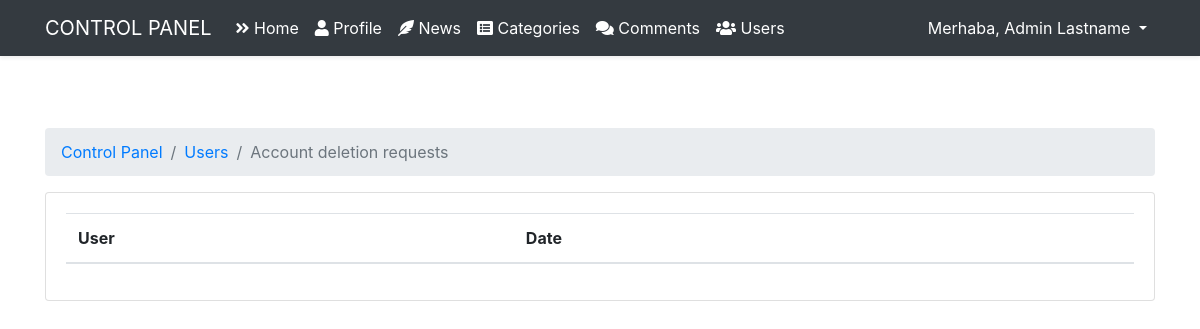
Page /admin/user/request (signed in) on the earlier database version.
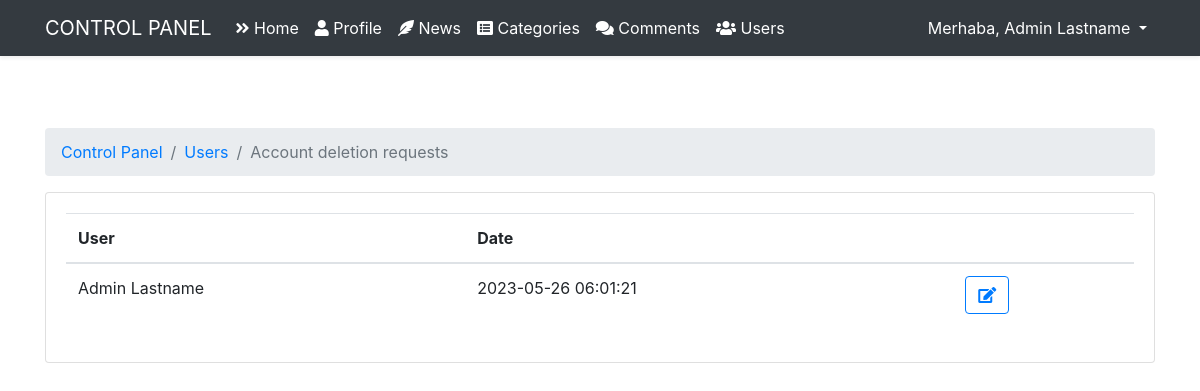
Same page on the later database version.
### tables this page shows
CREATE TABLE `requests` (
  `id` int(11) NOT NULL,
  `user_id` int(11) NOT NULL,
  `date` datetime NOT NULL DEFAULT current_timestamp()
);

### core/Router.php (called while the page is built, shortened)
<?php
class Router
{
    public Request $request;
    protected array $routes = [];
    public function __construct(Request $request)
    {
        $this->request = $request;
    }
    public function get($path, $callback)
    {
        $this->routes['get'][$path] = $callback;
    }
    public function post($path, $callback)
    {
        $this->routes['post'][$path] = $callback;
    }
    public function resolve()
    {
        $path = $this->request->getPath();
        $method = $this->request->method();
        $callback = $this->routes[$method][$path] ?? false;
        if (is_array($callback)) {
            $controller = new $callback[0]();
            $controller->action = $callback[1];
            $callback[0] = $controller;
        }
        return call_user_func($callback, $this->request);
    }
    public function view(string $view, ?string $title = null, array $data = [])
    {
        require_once __DIR__ . "/../resources/views/$view.php";
        return ob_get_clean();
    }
}

### core/Controller.php (called while the page is built, shortened)
<?php
abstract class Controller
{
    public static function view(string $view, ?string $title = null, array $data = [])
    {
        return Application::$app->router->view($view, $title, $data);
    }
}

### app/Controllers/Admin/UserRequestController.php (called while the page is built, shortened)
<?php
class UserRequestController extends Controller
{
    public function index()
    {
        $user_requests = array_reverse(UserRequest::all());
        for ($i=0; $i < count($user_requests); $i++) {
            $user = (new UserRequest())->getUser($user_requests[$i]['user_id']);
            $user_requests[$i]['user'] = $user['name'] . " " . $user['lastname'];
        }
        return $this->view('auth/admin/user-request', 'Account deletion requests', compact('user_requests'));
    }
}

### public/index.php (called while the page is built, shortened)
<?php
$app = new Application();
$app->run();

### core/DB.php (called while the page is built, shortened)
<?php
class DB
{
    public static function connection()
    {
        $env = parse_ini_file(__DIR__ . '/../.env');
        $host = $env['DB_HOST'];
        $database = $env['DB_DATABASE'];
        $username = $env['DB_USERNAME'];
        $password = $env['DB_PASSWORD'];
        try {
            $dsn = "mysql:host=$host; dbname=$database;";
            $pdo = new PDO($dsn, $username, $password);
            return $pdo;
        } catch (PDOException $e) {
            echo "Database error " . $e->getMessage();
            Logger::emergency('Failed to connect to the database.', [false]);
            exit();
        }
    }
    public static function table(string $table)
    {
        $db = self::connection();
        $stm = $db->prepare("SELECT * FROM $table");
        $stm->execute();
        return $stm->fetchAll(PDO::FETCH_ASSOC);
    }
    public static function find(string $table, mixed $id)
    {
        $db = self::connection();
        $stm = $db->prepare("SELECT * FROM $table WHERE id = :id");
        $stm->bindParam(":id", $id);
        $stm->execute();
        return $stm->fetch(PDO::FETCH_ASSOC);
    }
}

### core/Model.php (called while the page is built, shortened)
<?php
abstract class Model
{
    public static function all() {
        $table = static::$table;
        return DB::table($table);
    }
    public static function find($id) {
        $table = static::$table;
        return DB::find($table, $id);
    }
}

### app/Models/UserRequest.php (called while the page is built, shortened)
<?php
class UserRequest extends Model
{
    public function getUser(int $user_id)
    {
        return User::find($user_id);
    }
}

### resources/views/auth/admin/user-request.php (the view, shortened to what the changed rows need)
<?php require __DIR__ . '/layouts/header.php';?>
    <div class="container">
        <div class="row justify-content-center py-5">
            <div class="col-md-12">
                <div class="card">
                    <div class="card-body">
                        <table class="table caption-top table-hover">
                            <thead>
                            <tr>
                                <th scope="col">User</th>
                                <th scope="col">Date</th>
                                <th scope="col"></th>
                            </tr>
                            </thead>
                            <tbody>
                            <?php foreach($user_requests as $request): ?>
                                <tr>
                                    <td><?= $request['user'] ?></td>
                                    <td><?= $request['date'] ?></td>
                                    <td>
                                        <a href="request/edit?id=<?= $request['id'] ?>">
                                            <span class="btn btn-outline-primary">
                                            <i class="fa fa-edit"></i>
                                            </span>
                                        </a>
                                    </td>
                                </tr>
                            <?php endforeach; ?>
                            </tbody>
                        </table>
                    </div>
                </div>
            </div>
        </div>
    </div>
<?php require __DIR__ . '/layouts/footer.php';?>

Differences in the rows shown:
added requests: user "Admin Lastname", date "2023-05-26 06:01:21"
